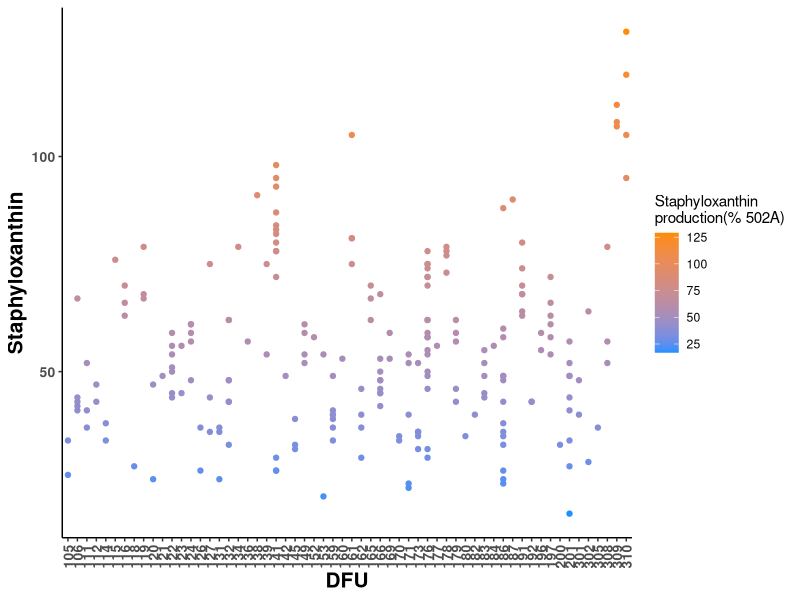
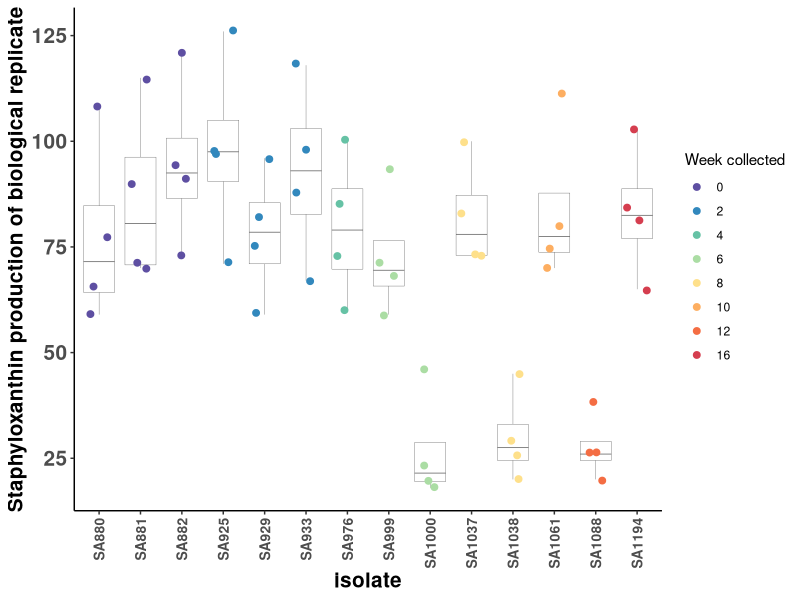
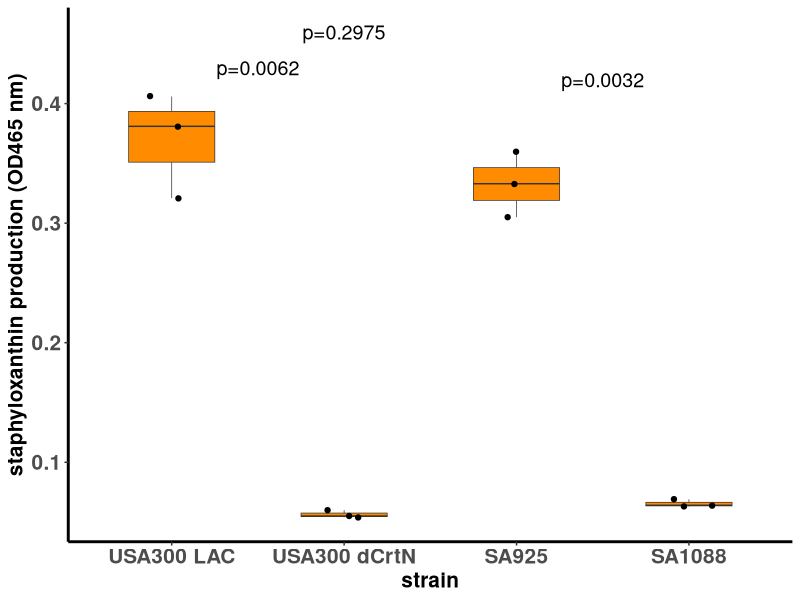
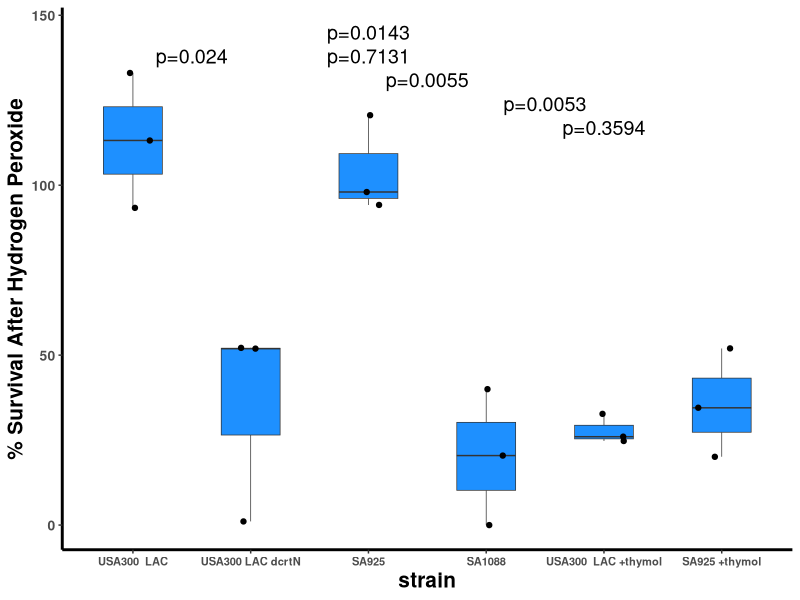
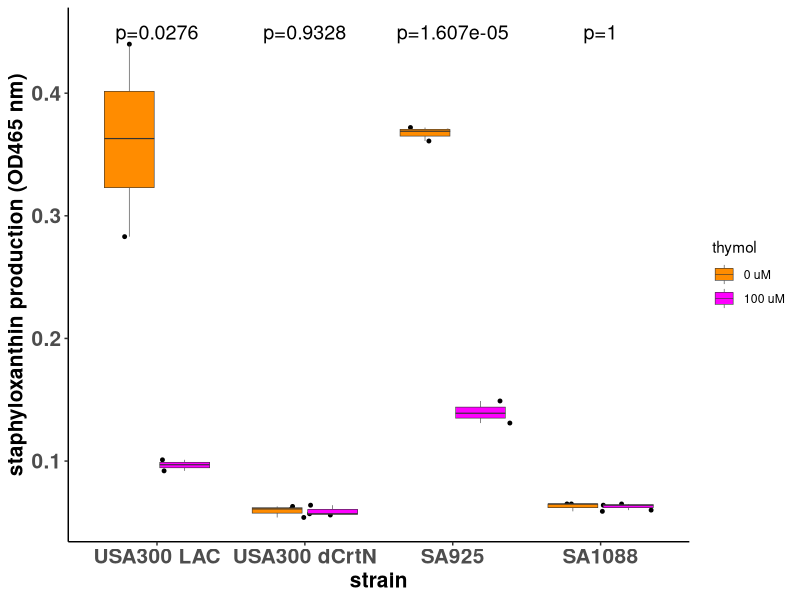

Write the R code that produced these figures, in order. (Note: this script raises an error after producing the figures.)
# Figure 2 code for Staphyloxanthin paper
# Based on ARM and AEC's code 

library("ggplot2")
library("gridExtra")
library("dplyr")
library("RColorBrewer")
library("forcats")
library("ggpubr")


# Read in data
####################

# Replicate phenotype averages by patient, isolate, healing outcome
FullData  <-  read.csv("Data/InVitroData/staphyloxanthin_paper_updated.csv")

# Staphyloxanthin measures with replicates, 
patient141 <-read.csv("Data/InVitroData/patient_141_staphyloxanthin.csv")

# Staphyloxanthin measures for SA1088, SA925, USA300 LAC, delta-crtN-LAC 
StaphyloxanthinTestStrains =read.csv("Data/InVitroData/staphyloxanthin_by_strain.csv")

# Strain survival with hydrogen peroxide exposure, thymol inhibition 
StrainsH202 = read.csv("Data/InVitroData/hydrogenperoxide_survival_strain.csv")

# Strains staphyloxanthin thymol
StrainsThymolXanthin = read.csv("Data/InVitroData/staphyloxanthin_thymol.csv")

# Strains surival with polymixin 
StrainsPolymixin = read.csv("Data/InVitroData/polymixin_strain.csv")


# Figure 2A
###########
Staphyloxanthin_by_patient = ggplot(data=FullData, aes(x=factor(patient), y=staphyloxanthin, color=staphyloxanthin))+
  scale_color_gradient(low = "dodgerblue", high = "darkorange")+geom_point()+
 theme_classic()+
  theme(plot.title = element_text(hjust = 0.5, face="bold", size=20), 
  axis.title.x = element_text(face="bold",size=15), 
  axis.title.y = element_text(face="bold",size=15),
  axis.text.y = element_text(face="bold",size=10),
  axis.text.x = element_text(face="bold",size=10, vjust=.5))+
  labs(color="Staphyloxanthin\nproduction(% 502A)", x="DFU",y="Staphyloxanthin")+
  theme(axis.text.x = element_text(angle = 90))

ggsave(Staphyloxanthin_by_patient, file="Figures/Figure2/Figure2A.pdf", width=9, height=5)

# Figure 2B
###########
IsolatesOrder = unique((patient141 %>% arrange(visit))$isolate)
patient141$weekcollect = factor(patient141$visit*2)

colorpalette = setdiff(rev(RColorBrewer::brewer.pal(10, "Spectral")), "#E6F598")
Patient141Plot <- ggplot(data=patient141, aes(x=isolate, y=staphyloxanthin)) + geom_boxplot(outlier.shape=NA,size=.1) + geom_jitter(width=.25, aes(color=weekcollect), size=2)+ scale_color_manual(values=colorpalette)+
  theme_classic()+
  theme(axis.title.x = element_text(face="bold",size=15), 
        axis.title.y = element_text(face="bold",size=15),
        axis.text.y = element_text(face="bold",size=15),
        axis.text.x = element_text(face="bold",size=10)) +
labs(color="Week collected", y="Staphyloxanthin production of biological replicate")+theme(axis.text.x = element_text(angle = 90, vjust = 0.5, hjust=1))
Patient141Plot$data$isolate = factor(Patient141Plot$data$isolate, levels=IsolatesOrder)
ggsave(Patient141Plot, file="Figures/Figure2/Figure2B.pdf", width=8.175, height=5)


# Figure 2C
############
StaphyloxanthinTestStrains
strainorder <- c("USA300 LAC", "USA300 dCrtN", "SA925", "SA1088")

pairwise_Ts  = pairwise.t.test(StaphyloxanthinTestStrains$average, StaphyloxanthinTestStrains$strain, p.adjust.method = "none", pool.sd = F)


SA925_SA1088 = round((pairwise_Ts$p.value)["SA925", "SA1088"], 4)

SA925_LAC = round((pairwise_Ts$p.value)["USA300 LAC", "SA925"], 4)

LAC_CrtN =  round((pairwise_Ts$p.value)["USA300 LAC", "USA300 dCrtN"], 4)


StrainXanthinPlot = ggplot(StaphyloxanthinTestStrains, aes(x=strain,y=average))+geom_boxplot(fill="darkorange", width = 0.5, size=.25)+ 
  geom_jitter(width=.15)+
  labs(y="staphyloxanthin production (OD465 nm)",x="strain")+
  theme(plot.title = element_text(hjust = 0.5, face="bold", size=20),
        axis.title.x = element_text(face="bold",size=15),
        axis.title.y = element_text(face="bold",size=15),
        axis.text.y = element_text(face="bold",size=15),
        axis.text.x = element_text(face="bold",size=15),
        panel.background = element_rect(fill="white"),
        axis.line = element_line(colour = "black", size = 1, linetype = "solid")) +
  scale_x_discrete(limits = strainorder) +
  annotate(geom="text", label=paste0("p=", LAC_CrtN), y=.43, x=1.5, size=5)  + 
  annotate(geom="text", label=paste0("p=", SA925_LAC), y=.46, x=2, size=5) + 
  annotate(geom="text", label=paste0("p=", SA925_SA1088), y=.42, x=3.5, size=5)
        

ggsave(StrainXanthinPlot, width=7.5, height=6, file="Figures/Figure2/Figure2C.pdf")

# Figure 2D
###########
StrainsH202

peroxide_order<-c("USA300  LAC", "USA300 LAC dcrtN","SA925","SA1088","USA300  LAC +thymol","SA925 +thymol")
# For p values shown on ARM's figure 2D:
StrainsH202LACs = StrainsH202 %>% filter(strain %in% (c("USA300  LAC", "USA300 LAC dcrtN")))
StrainsH202Ttests = (pairwise.t.test(StrainsH202$sample, StrainsH202$strain, p.adjust.method = "none",pool.sd = F ))$p.value

LAC_crtN_h202 = round(StrainsH202Ttests["USA300 LAC dcrtN", "USA300  LAC"],4)
LAC_Thymol = round(StrainsH202Ttests["USA300  LAC +thymol", "USA300  LAC"],4)
LACcrtN_LACthymol = round(StrainsH202Ttests["USA300 LAC dcrtN","USA300  LAC +thymol"],4)
SA925_SA1088_h202 = round(StrainsH202Ttests["SA925","SA1088"],4)
SA925_thymol = round(StrainsH202Ttests["SA925 +thymol","SA925"],4)
SA1088_SA925thymol = round(StrainsH202Ttests["SA925 +thymol","SA1088"],4)

Strains_Survival_Thymol = ggplot(StrainsH202, aes(x=strain,y=sample))+geom_boxplot(fill="dodgerblue", width = 0.5, size=.25)+
  geom_jitter(width=.2)+
  labs(y="% Survival After Hydrogen Peroxide",x="strain")+
  theme(plot.title = element_text(hjust = 0.5, face="bold", size=20))+
  scale_x_discrete(limits = peroxide_order)+
  theme(axis.title.x = element_text(face="bold",size=15))+
  theme(axis.title.y = element_text(face="bold",size=15))+
  theme(axis.text.y = element_text(face="bold",size=10))+
  theme(axis.text.x = element_text(face="bold",size=8))+
  theme(panel.background = element_rect(fill="white"))+
  theme( axis.line = element_line(colour = "black", 
                                  size = 1, linetype = "solid"))+
  annotate(geom="text", y=138, x=1.5, label=paste0("p=", LAC_crtN_h202), size=5) +
  annotate(geom="text", y=145, x=3, label=paste0("p=", LAC_Thymol), size=5) +
  annotate(geom="text", y=138, x=3, label=paste0("p=", LACcrtN_LACthymol), size=5) + 
  annotate(geom="text", y=131, x=3.5, label=paste0("p=", SA925_SA1088_h202), size=5)+
  annotate(geom="text", y=124, x=4.5, label=paste0("p=", SA925_thymol), size=5)+
  annotate(geom="text", y=117, x=5, label=paste0("p=", SA1088_SA925thymol), size=5)

ggsave(Strains_Survival_Thymol, file="Figures/Figure2/Figure2D.pdf", width=8, height=6)


# Figure 2E
############

thymol_order <- c("USA300 LAC", "USA300 dCrtN", "SA925", "SA1088")

USA300fig2e = StrainsThymolXanthin %>% filter(strain=="USA300 LAC")
delta_crtNfig2e = StrainsThymolXanthin %>% filter(strain=="USA300 dCrtN")
SA925fig2e = StrainsThymolXanthin %>% filter(strain=="SA925")
SA1088fig2e = StrainsThymolXanthin %>% filter(strain=="SA1088")

t_test_USA300fig2e = t.test(USA300fig2e$staphyloxanthin ~ USA300fig2e$thymol)
t_test_delta_crtNfig2e = t.test(delta_crtNfig2e$staphyloxanthin ~ delta_crtNfig2e$thymol)
t_test_1088_fig2e = t.test(SA1088fig2e$staphyloxanthin ~ SA1088fig2e$thymol)
t_test_925_fig2e = t.test(SA925fig2e$staphyloxanthin ~ SA925fig2e$thymol)

pvalUSA300fig2e = round(t_test_USA300fig2e$p.value,4)
pvalDeltaCrtNfig2e = round( t_test_delta_crtNfig2e$p.value,4)
pval1088fig2e = round(t_test_1088_fig2e$p.value, 4)
pval925fig2e = "1.607e-05"

ThymolStrains = ggplot(StrainsThymolXanthin, aes(x=strain, y=staphyloxanthin, fill=thymol))+
  geom_jitter( position=position_jitterdodge(), size=1)+
  geom_boxplot( size=.2)+
  scale_fill_manual(values = c("darkorange", 'magenta')) +
  labs(x="strain", y="staphyloxanthin production (OD465 nm)") +
  theme_classic()+
  theme(axis.title.x = element_text(face="bold",size=15),
        axis.title.y = element_text(face="bold",size=15),
        axis.text.y = element_text(face="bold",size=15),
        axis.text.x = element_text(face="bold",size=15))+
  scale_x_discrete(limits = thymol_order) + 
  annotate(geom="text", label=paste0("p=", pvalUSA300fig2e), y=.45, x=1, size=5)+
  annotate(geom="text", label=paste0("p=", pvalDeltaCrtNfig2e), y=.45, x=2, size=5)+
  annotate(geom="text", label=paste0("p=", pval925fig2e), y=.45, x=3, size=5) + 
  annotate(geom="text", label=paste0("p=", pval1088fig2e), y=.45,x=4, size=5)

ggsave(ThymolStrains, width=8, height=6, file="Figures/Figure2/Figure2e.pdf")

      


# Figure 2F
############

USA300StrainsComparePoly = StrainsPolymixin %>% filter(strain %in% c("USA300", "USA300 dCrtN"))
ClinicalStrainsComparePoly = StrainsPolymixin %>% filter(strain %in% c("SA925", "SA1088"))

polymixin_t_USA300 = t.test(USA300StrainsComparePoly$survival ~ USA300StrainsComparePoly$strain)
polymixin_t_clinical = t.test(ClinicalStrainsComparePoly$survival ~ ClinicalStrainsComparePoly$strain)
p_polymixin300 = round(polymixin_t_USA3ThymolStrains00$p.value, 4)
p_polymixinClinical = round(polymixin_t_clinical$p.value, 4)

PolymixinPlot = ggplot(StrainsPolymixin, aes(x=strain,y=survival))+geom_boxplot(fill="dodgerblue", width = 0.5, size=.2 )+
  geom_jitter(width=.15)+ theme_classic() +
  labs(y="% Survival With Polymixin" ,x="strain")+
  theme(axis.title.x = element_text(face="bold",size=15),
        axis.title.y = element_text(face="bold",size=15),
        axis.text.y = element_text(face="bold",size=15),
        axis.text.x = element_text(face="bold",size=15),
        panel.background = element_rect(fill="white"), 
        axis.line = element_line(colour = "black", 
                                 size = 1, linetype = "solid"))+
  scale_x_discrete(limit=c("USA300", "USA300 dCrtN","SA925","SA1088")) +
  annotate(geom="text", x=1.5, y=125, label=paste0("p=", p_polymixin300), size=5) + 
  annotate(geom="text", x=3.5, y=125, label=paste0("p=", p_polymixinClinical),size=5)

ggsave(PolymixinPlot, width=7, height=6,file="Figures/Figure2/figure2F.pdf")

# Figure S2
###########
Palette5 = (RColorBrewer::brewer.pal(10, "Spectral"))[c(4, 1, 9, 8, 10)]

Palette5 = (RColorBrewer::brewer.pal(10, "Spectral"))[c(4, 1, 9, 8)]
Palette5 = (RColorBrewer::brewer.pal(10, "Spectral"))[c( 1, 9, 8, 10)]
#growth curves
growth<-read.csv("Data/InVitroData/growth_curves.csv")
growth
summary(growth)
p <- ggplot(data = growth, aes(x = time, y = average, group = strain))
p+geom_point()
growthcurve = p + geom_line(aes(color=strain),size=1)+
  geom_point(aes(color=strain),size=5)+
  scale_color_manual(values=Palette5)+
  theme_classic()+ggtitle("Growth Curve")+
  theme(plot.title = element_text(hjust = 0.5, face="bold", size=20))+
  labs(x="time (hours)",y="OD600")+
  theme(axis.title.x = element_text(face="bold",size=15))+
  theme(axis.title.y = element_text(face="bold",size=15))+
  theme(axis.text.y = element_text(face="bold",size=15))+
  theme(axis.text.x = element_text(face="bold",size=15))+
  geom_errorbar(aes(ymin =average-stdev, ymax =average+stdev),
                width = 0.2, position = position_dodge(0.5))
ggsave(growthcurve, file="Figures/Figure2/FigureS2.pdf", width=8,height=7)
